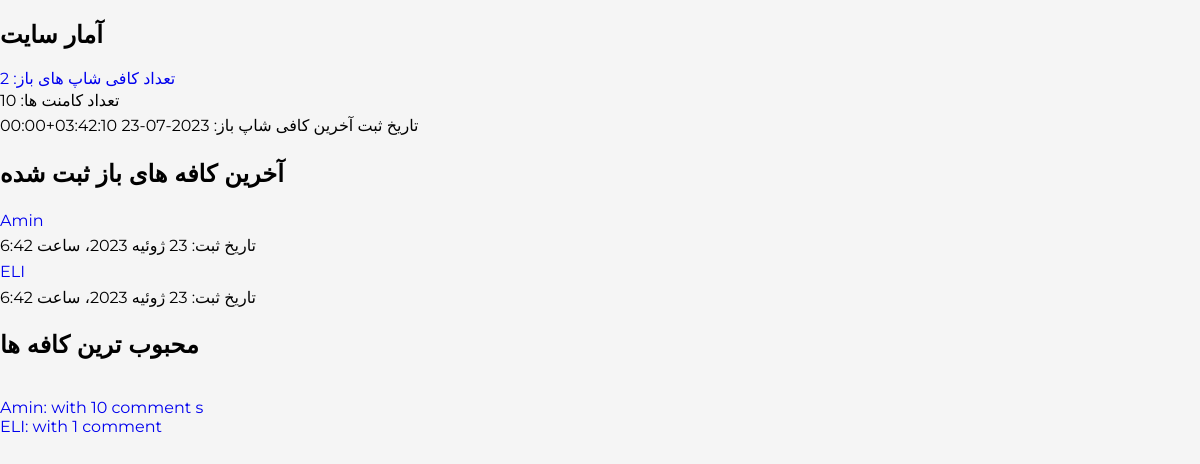
The app's page /business/ with its own data.
### business/models.py (models this page shows, shortened)
class Cafe(models.Model):
    class Cities(models.TextChoices):
        SHIRAZ = 'SH', 'SHIRAZ'
        NEWYORK = 'NY', 'NEWYORK'
        MANCHESTER = 'MN', 'MANCHESTER'
    class Status(models.TextChoices):
        OPEN = 'OP', 'Open'
        CLOSE = 'CL', 'Close'
    manager = models.ForeignKey(User, on_delete=models.CASCADE, related_name='costumer_cafe')
    name = models.CharField(max_length=250)
    description = models.TextField()
    slug = models.SlugField(max_length=250)
    status = models.CharField(max_length=2, choices=Status.choices, default=Status.CLOSE)
    city = models.CharField(max_length=25, choices=Cities.choices, default=Cities.SHIRAZ)
    address = models.CharField(max_length=100)
    publish = models.DateTimeField(default=timezone.now)
    create = models.DateTimeField(auto_now_add=True)
    update = models.DateTimeField(auto_now=True)
    objects = models.Manager()
    opened = OpenManager()
    class Meta:
        ordering = ['-publish']
        indexes = [
            models.Index(fields=['-publish'])
        ]
        verbose_name = 'کافه'
        verbose_name_plural = 'کافه ها'
    def get_absolute_url(self):
        return reverse('business:cafe_detail', args=[self.id])

### business/views.py (the view)
# urls.py: path('', views.index, name='index'),
def index(request):
    return render(request, 'business/index.html')

### business/models.py (called while the page is built)
    def get_queryset(self):
        return super().get_queryset().filter(status=Cafe.Status.OPEN)

### business/templatetags/cafe_tags.py (called while the page is built)
@register.simple_tag()
def total_open_cafes():
    return Cafe.opened.count()

@register.simple_tag()
def total_comments():
    return Comment.objects.filter(active=True).count()

@register.simple_tag()
def last_cafe_date():
    return Cafe.opened.last().publish

@register.simple_tag
def most_popular_cafes(count=5):
    return Cafe.opened.annotate(comment_count=Count('comments')).order_by('-comment_count')[:count]

@register.inclusion_tag('partials/last_cafe.html')
def last_cafes(count=2):
    l_cafes = Cafe.opened.order_by('-publish')[:count]
    context = {
        'l_cafes': l_cafes
    }
    return context

### business/templates/business/index.html (shortened to what this page needs)
{% extends 'parent/base.html' %}
{% load cafe_tags %}
{% block content %}
    <h2>آمار سایت</h2>
    <a href="{% url 'business:cafe_status' 'open_cafe' %}">تعداد کافی شاپ های باز: {% total_open_cafes %}</a>
    <p>تعداد کامنت ها: {% total_comments %}</p>
    <p>تاریخ ثبت آخرین کافی شاپ باز: {% last_cafe_date %}</p>
    {% last_cafes %}
    <h2>محبوب ترین کافه ها</h2>
    {% most_popular_cafes as pop_cafes %}
    {% for cafes in pop_cafes %}
        <br>
        <a href="{{ cafes.get_absolute_url }}">{{ cafes.name }}: with {{ cafes.comment_count }} comment
            {{ cafes.comment_count | pluralize }}</a>
    {% endfor %}
{% endblock %}

### business/templates/partials/last_cafe.html
{% load jformat %}
<div>
    <h2>آخرین کافه های باز ثبت شده</h2>
    {% for cafe in l_cafes %}
        <p><a href="{{ cafe.get_absolute_url }}">{{ cafe.name }}</a><br>
            تاریخ ثبت: {{ cafe.publish|jformat:"%Y/%m/%d-%H:%M" }}</p>
    {% endfor %}
</div>

### business/static/css/base.css (style rules this page uses)
* { box-sizing: border-box; }
body { --h: 212deg; --l: 43%; --brandColor: hsl(var(--h), 71%, var(--l)); font-family: Montserrat, sans-serif; margin: 0; background-color: whitesmoke; }
p { margin: 0; line-height: 1.6; }
a { text-decoration: none; }

### records on screen
Cafe: publish "2023-07-23 03:42:10+00:00", name "ELI", publish|jformat "23 ژوئیه 2023، ساعت 6:42", comment_count "1"
Cafe: name "Amin", publish|jformat "23 ژوئیه 2023، ساعت 6:42", comment_count "10", comment_count|pluralize "s"
